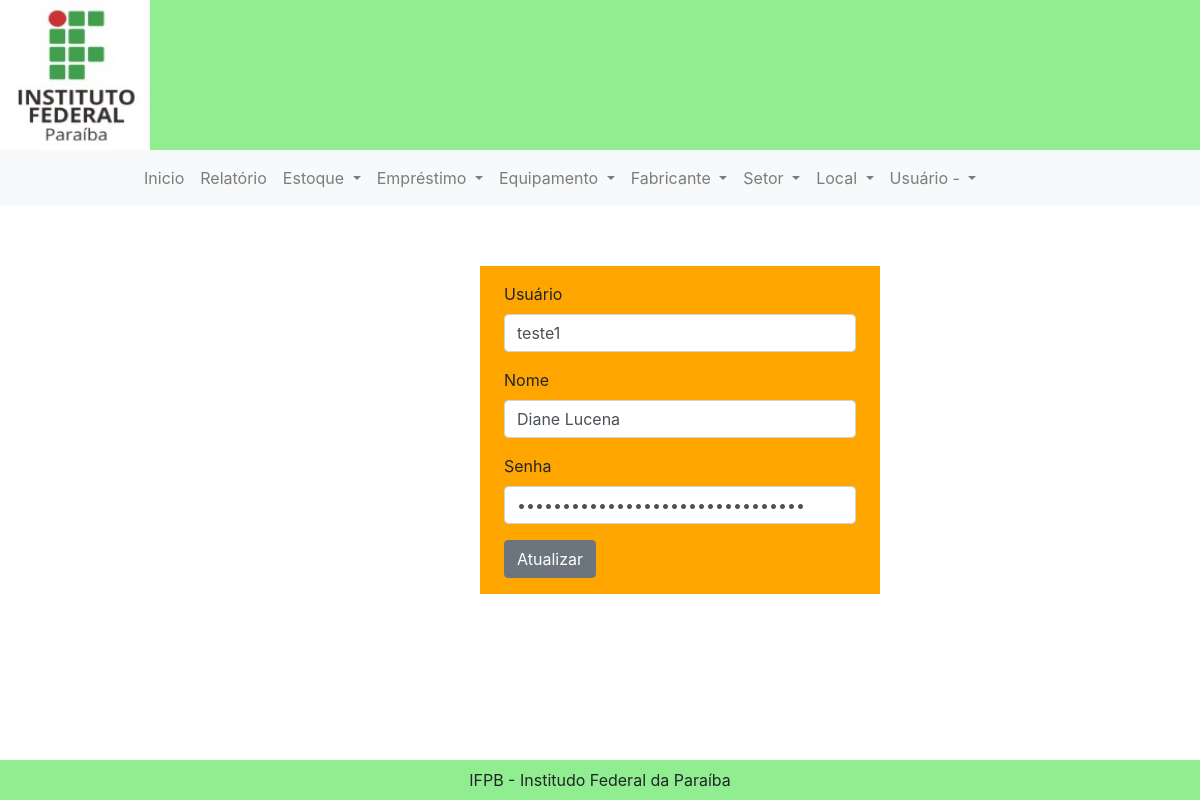
Page /usuario/editar/2 on the earlier database version.
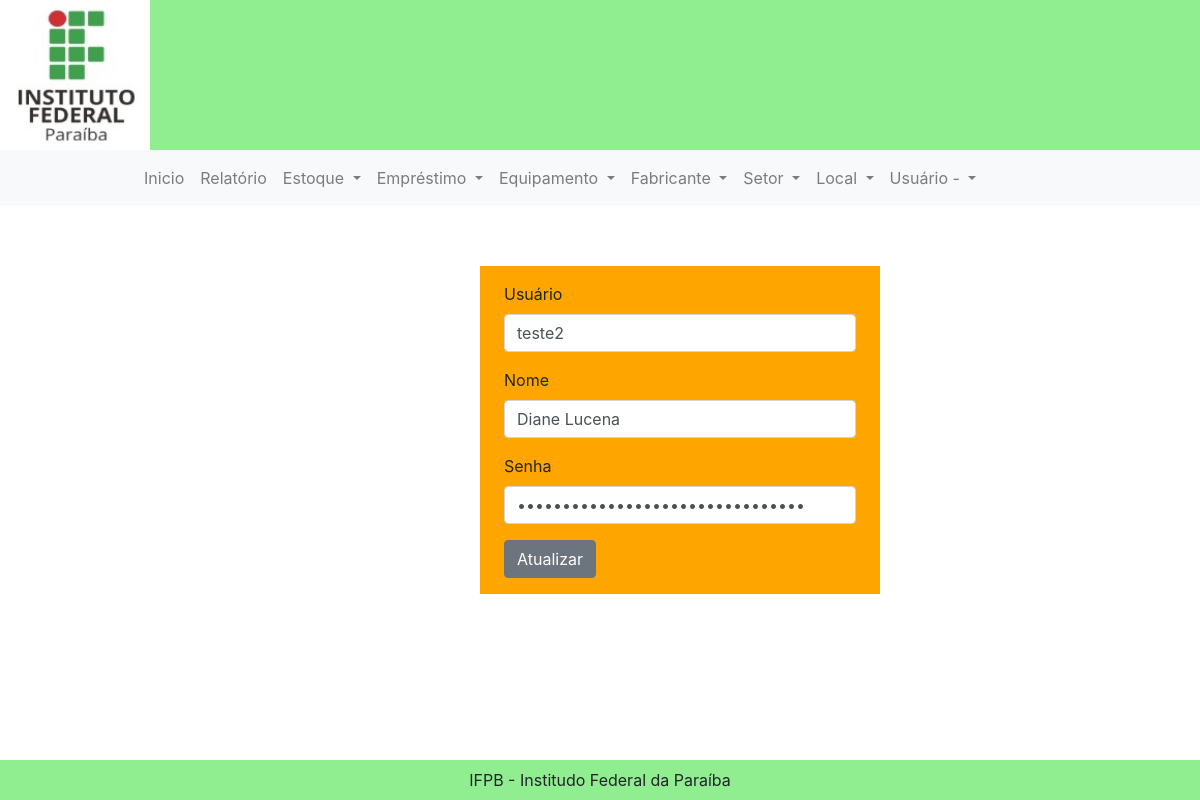
Same page on the later database version.
### tables this page shows
CREATE TABLE `usuario` (
  `id_usuario` int(11) NOT NULL,
  `usuario` varchar(255) DEFAULT NULL,
  `nome_usuario` varchar(255) DEFAULT NULL,
  `senha` varchar(255) DEFAULT NULL
);

### application/controllers/Usuario.php (called while the page is built, shortened)
<?php
class Usuario extends CI_Controller {
	 public function __construct()
        {
                $this->load->model('usuario_model');
                $this->load->helper('url_helper');
        }
    public function editar($id)
	{
		$this->load->helper('form');
        $this->load->library('form_validation');
		$usuario = $this->usuario_model->get_usuario_id($id);
		$this->load->view('template/header.php');
		$this->load->view('template/menu.php');
		$this->load->view('usuario/edit_usuario.php', $usuario);
		$this->load->view('template/footer.php');
	}
}

### index.php (called while the page is built, shortened)
<?php
require_once BASEPATH.'core/CodeIgniter.php';

### application/models/Usuario_model.php (called while the page is built, shortened)
<?php
class Usuario_model extends CI_Model {
public function get_usuario_id($id)
{
  $usuario = $this->db->get_where('usuario', array('id_usuario' =>$id));
  return  $usuario->row();
}
}
 ?>

### application/views/usuario/edit_usuario.php (the view, shortened to what this page needs)
<form  class="px-4 py-3" id="formusuario"  method="POST" <?php echo form_open('usuario/atualizar/');?>
  <div class="form-group" >
    <label for="usuario">Usuário</label>
    <input type="text" class="form-control" id="usuario" name="usuario" value="<?php echo $usuario; ?>" placeholder="Usuário">
  </div>
  <div class="form-group">
    <label for="nome">Nome</label>
    <input type="text" class="form-control" id="nome" name="nome" value="<?php echo $nome_usuario; ?>" placeholder="Nome">
  </div>
  <div class="form-group">
    <label for="senha">Senha</label>
    <input type="password" class="form-control" id="senha" name="senha" value="<?php echo $senha; ?>" placeholder="Senha">
  </div>
  <button type="submit" class="btn btn-secondary">Atualizar</button>
</form>

Differences in the rows shown:
changed usuario "Diane Lucena": usuario "teste1" → "teste2"
